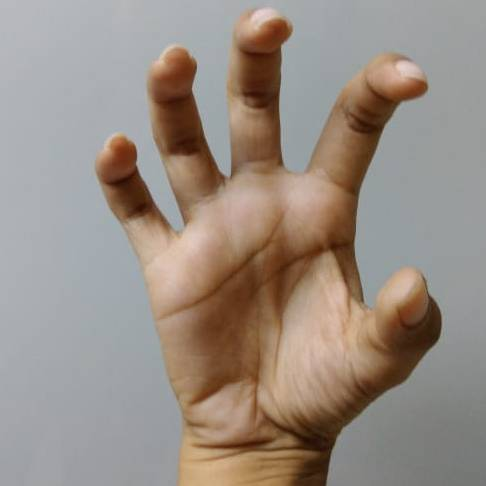
#> input picture images/claw2.jpg, 486 x 486 px
$ python -i main.py   (imports and definitions only)
#> lines starting #> are read from the running program, lines starting #| are printed output that depends on the picture
#> further down, picture is the input picture: shape (486, 486, 3); mean B, G, R 132.5, 141.5, 153.1
import pickle
from glob import glob
from skimage.feature import hog
import cv2
import imutils
import numpy as np
import os.path
from scipy.spatial import distance
from sklearn.neighbors import KNeighborsClassifier


shape = None
back_photos = []
background = None
handcascade = cv2.CascadeClassifier('./haarcascades/palm_v4.xml')
headcascade = cv2.CascadeClassifier('./haarcascades/face.xml')
backSub = cv2.createBackgroundSubtractorKNN(history=500, dist2Threshold=30)
font = cv2.FONT_HERSHEY_SIMPLEX
fontScale = 1
fontColor = (0, 255, 0)
lineType = 4
hand_image = np.zeros((80, 80), np.uint8)
data = None


# [32 lines left out: functions preprocessing, get_feature_vector, not called in this run]


def nothing(pos):
    pass


# [11 lines left out: function get_background, not called in this run]


def remove_concomponent(img, min_value):
    shape = (len(img), len(img[0]))
    img2 = np.zeros(shape)

    nb_components, output, stats, _ = cv2.connectedComponentsWithStats(img, connectivity=8)
    sizes = stats[1:, -1]
    nb_components = nb_components - 1

    for i in range(0, nb_components):
        if sizes[i] >= min_value:
            img2[output == i + 1] = 255

    return img2.astype(np.uint8)


def define_mask(img):
    pass


# [10 lines left out: function take_a_pic, not called in this run]


def camera_module(original):
    ymin = cv2.getTrackbarPos('Ymin', 'YRB_calib')
    ymax = cv2.getTrackbarPos('Ymax', 'YRB_calib')
    crmin = cv2.getTrackbarPos('CRmin', 'YRB_calib')
    crmax = cv2.getTrackbarPos('CRmax', 'YRB_calib')
    cbmin = cv2.getTrackbarPos('CBmin', 'YRB_calib')
    cbmax = cv2.getTrackbarPos('CBmax', 'YRB_calib')
    wsize_open = cv2.getTrackbarPos('OpenSize', 'Windows sizes')
    wsize_gaussian = cv2.getTrackbarPos('Gaussian', 'Windows sizes') + 1
    wsize_gaussian = wsize_gaussian if wsize_gaussian % 2 == 1 else wsize_gaussian + 1
    min_value = cv2.getTrackbarPos('Connected', 'Windows sizes')

    kernel = np.ones((wsize_open, wsize_open), np.uint8)
    print(ymin, ymax, crmin, crmax, cbmin, cbmax)

    # ----------------------- rgb to ycrcb -------------------------------
    image = cv2.cvtColor(original, cv2.COLOR_BGR2YCR_CB)
#> image: shape (486, 486, 3); mean of channels 0, 1, 2 144, 134.5, 121.6

    # ------------------------ remove face -------------------------------
    image_gray = cv2.cvtColor(original, cv2.COLOR_BGR2GRAY)
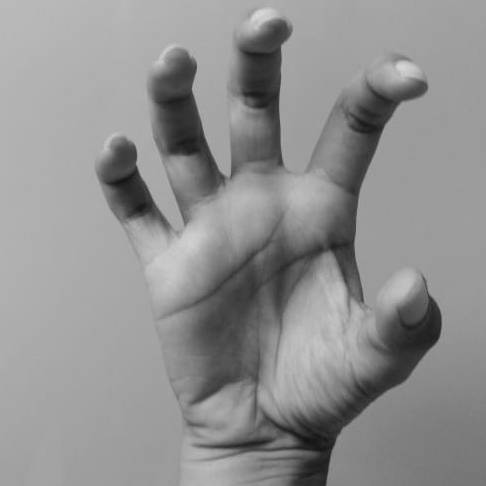
#> image_gray: shape (486, 486); min 17, max 221, mean 144
    faces = headcascade.detectMultiScale(image_gray, 1.3, 5)
#> faces = ()

    # -------------------------- background ------------------------------
    # mask = get_background(image)
    # print(mask.shape)

    # ------------------- splitting into 3 channels ----------------------
    y, cr, cb = cv2.split(image)
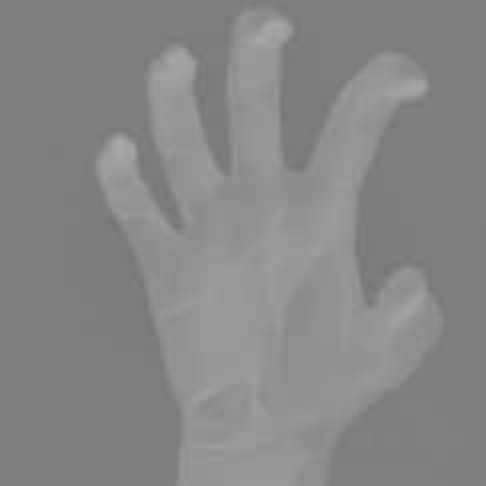
#> cr: shape (486, 486); min 117, max 171, mean 134.5
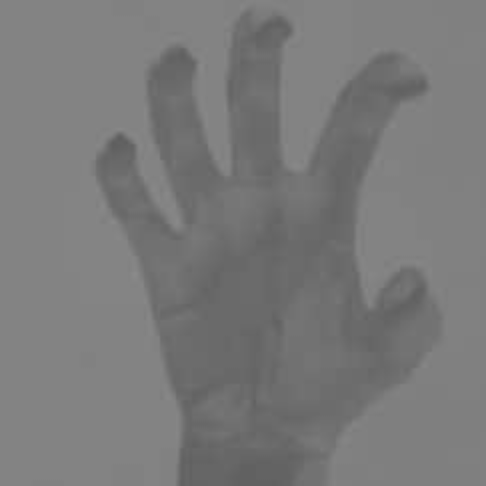
#> cb: shape (486, 486); min 94, max 138, mean 121.6

    # ------------------------- binarization -----------------------------
    _, y = cv2.threshold(y, ymin, ymax, cv2.THRESH_BINARY)
#> y: shape (486, 486); every value is 0
    _, cr = cv2.threshold(cr, crmin, crmax, cv2.THRESH_BINARY)
    _, cb = cv2.threshold(cb, cbmin, cbmax, cv2.THRESH_BINARY)

    # ------------------------- morphology -------------------------------
    y = cv2.morphologyEx(y, cv2.MORPH_OPEN, kernel)
    cr = cv2.morphologyEx(cr, cv2.MORPH_OPEN, kernel)
    cb = cv2.morphologyEx(cb, cv2.MORPH_OPEN, kernel)

    # ---------------------------  merge ---------------------------------
    img = y + cr + cb
    _, img = cv2.threshold(img, 100, 255, cv2.THRESH_BINARY)

    mask = backSub.apply(image)
#> mask: shape (486, 486); every value is 255
    img = cv2.bitwise_and(mask, img)
    img = cv2.medianBlur(img, wsize_gaussian)
    img = remove_concomponent(img=img, min_value=min_value)
#> in remove_concomponent, `shape = (len(img), len(img[0]))`: shape = (486, 486)
#> in remove_concomponent, `nb_components, output, stats, _ = cv2.connectedComponentsWithStats(img..`: output: shape (486, 486) int32; every value is 0
#> in remove_concomponent, `nb_components, output, stats, _ = cv2.connectedComponentsWithStats(img..`: nb_components = 1; stats = [[0, 0, 486, 486, 236196]]
#> in remove_concomponent, `sizes = stats[1:, -1]`: sizes = empty array
#> in remove_concomponent, `nb_components = nb_components - 1`: nb_components = 0
#> after the loop in remove_concomponent, `for i in range(0, nb_components):`: img2: shape (486, 486) float64; every value is 0

    # ------------------------- removing face ---------------------------
    marge = 30
    for (x, y, w, h) in faces:
        cv2.rectangle(img, (x - marge, y - h + marge), (x + marge + w, y + marge + h), (0, 0, 0), -1)
#> this loop made 0 passes

    # -------------------------- detect hands ---------------------------
    # hands = handcascade.detectMultiScale(img, 1.1, 1)
    # for (x, y, w, h) in hands:
    #     # cv2.rectangle(img, (x, y), (x + w, y + h), (255, 0, 0), 2)
    #     cv2.rectangle(original, (x, y), (x + w, y + h), (255, 0, 0), 2)

    return img


# [99 lines left out: functions detection_module, classification_module, main, not called in this run]


# [2 lines not run here, left out]

>>> import cv2
>>> picture = cv2.imread('images/claw2.jpg')
>>> result = camera_module(picture)

$ run again, on images/claw6.jpg
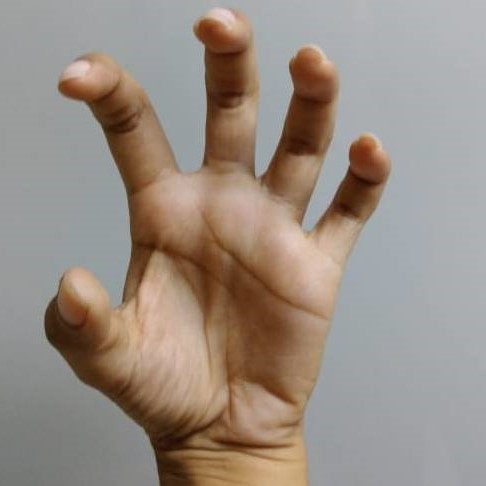
#> input picture images/claw6.jpg, 486 x 486 px
#> picture is the input picture: shape (486, 486, 3); mean B, G, R 132.4, 141.6, 153.1
#> image: shape (486, 486, 3); mean of channels 0, 1, 2 144, 134.5, 121.4
#> in camera_module, `image_gray = cv2.cvtColor(original, cv2.COLOR_BGR2GRAY)`:
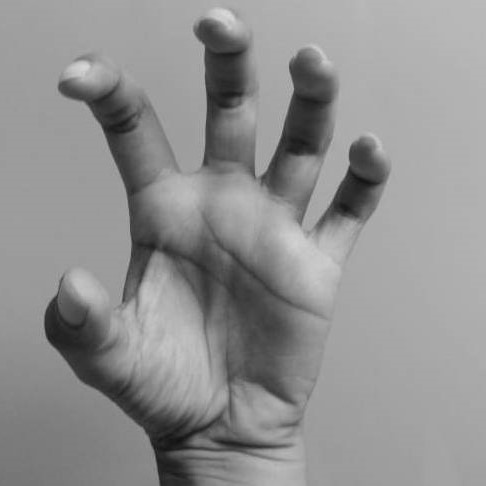
#> image_gray: shape (486, 486); min 16, max 219, mean 144
#> faces = ()
#> in camera_module, `y, cr, cb = cv2.split(image)`:
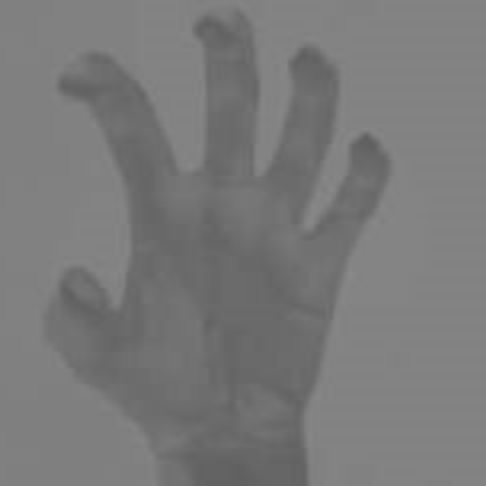
#> cb: shape (486, 486); min 95, max 138, mean 121.4
#> y: shape (486, 486); every value is 0
#> mask: shape (486, 486); every value is 255
#> shape = (486, 486)
#> output: shape (486, 486) int32; every value is 0
#> in remove_concomponent, `nb_components, output, stats, _ = cv2.connectedComponentsWithStats(img..`: nb_components = 1; stats = [[0, 0, 486, 486, 236196]]
#> sizes = empty array
#> in remove_concomponent, `nb_components = nb_components - 1`: nb_components = 0

$ run again, on images/claw7.jpg
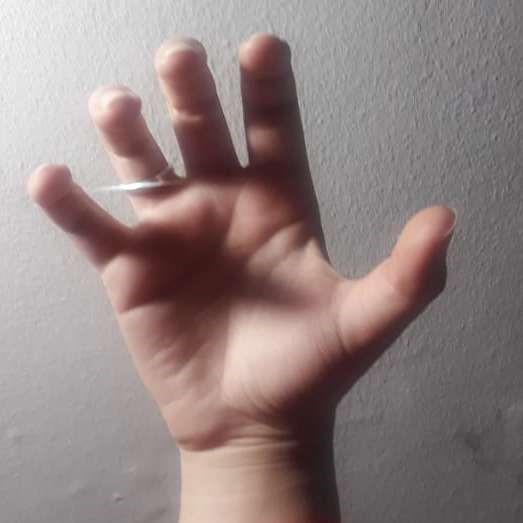
#> input picture images/claw7.jpg, 523 x 523 px
#> picture is the input picture: shape (523, 523, 3); mean B, G, R 129, 130.5, 145.8
#> image: shape (523, 523, 3); mean of channels 0, 1, 2 134.8, 135.8, 124.7
#> in camera_module, `image_gray = cv2.cvtColor(original, cv2.COLOR_BGR2GRAY)`:
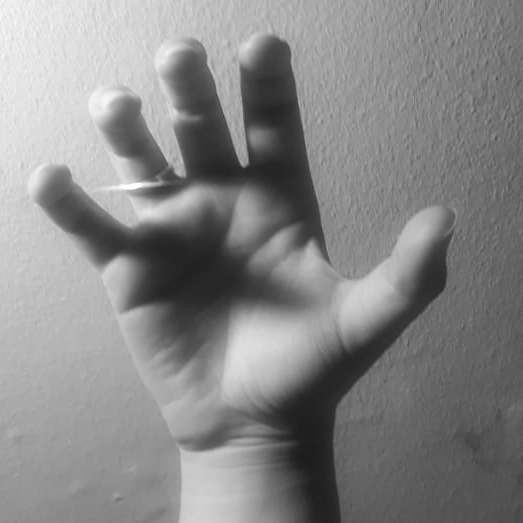
#> image_gray: shape (523, 523); min 27, max 255, mean 134.8
#> faces = ()
#> in camera_module, `y, cr, cb = cv2.split(image)`:
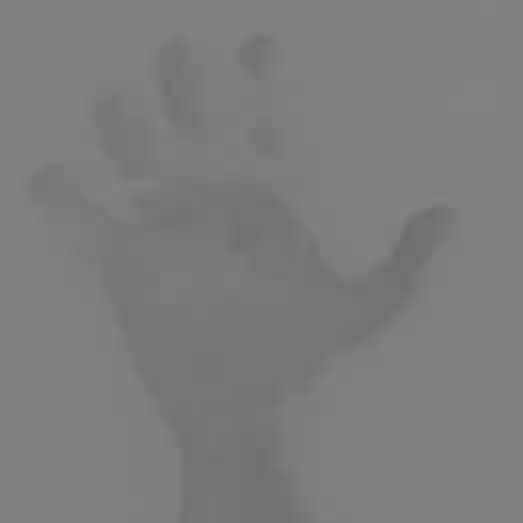
#> cb: shape (523, 523); min 108, max 132, mean 124.7
#> y: shape (523, 523); every value is 0
#> mask: shape (523, 523); every value is 255
#> shape = (523, 523)
#> output: shape (523, 523) int32; every value is 0
#> in remove_concomponent, `nb_components, output, stats, _ = cv2.connectedComponentsWithStats(img..`: nb_components = 1; stats = [[0, 0, 523, 523, 273529]]
#> sizes = empty array
#> in remove_concomponent, `nb_components = nb_components - 1`: nb_components = 0

$ run again, on images/claw8.jpg
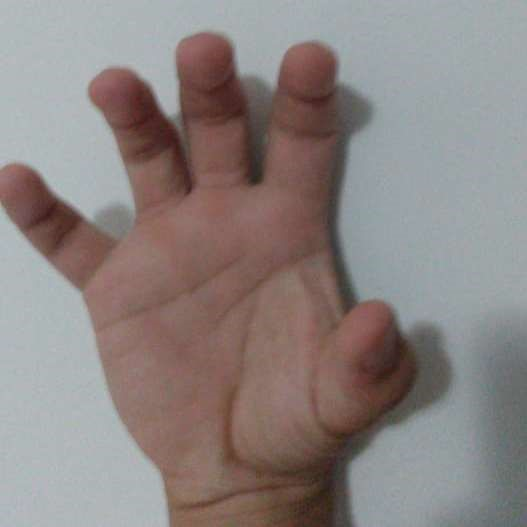
#> input picture images/claw8.jpg, 527 x 527 px
#> picture is the input picture: shape (527, 527, 3); mean B, G, R 129.5, 131.5, 140.4
#> image: shape (527, 527, 3); mean of channels 0, 1, 2 133.9, 132.6, 125.4
#> in camera_module, `image_gray = cv2.cvtColor(original, cv2.COLOR_BGR2GRAY)`:
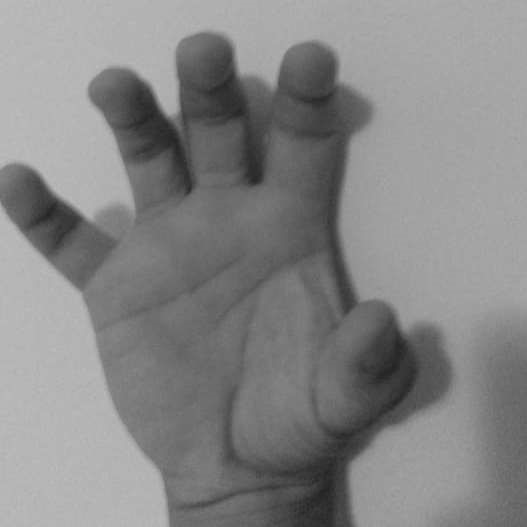
#> image_gray: shape (527, 527); min 34, max 189, mean 133.9
#> faces = ()
#> in camera_module, `y, cr, cb = cv2.split(image)`:
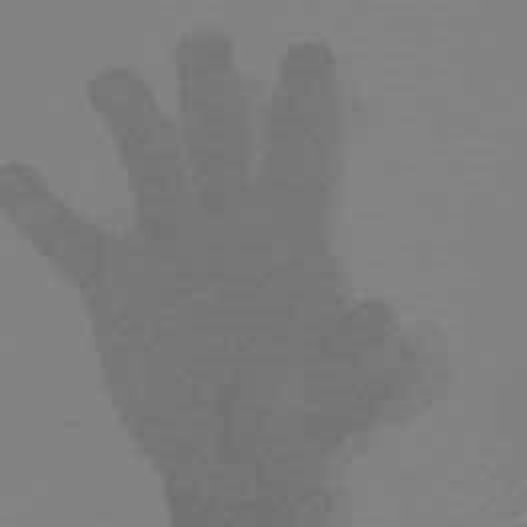
#> cb: shape (527, 527); min 109, max 137, mean 125.4
#> y: shape (527, 527); every value is 0
#> mask: shape (527, 527); every value is 255
#> shape = (527, 527)
#> output: shape (527, 527) int32; every value is 0
#> in remove_concomponent, `nb_components, output, stats, _ = cv2.connectedComponentsWithStats(img..`: nb_components = 1; stats = [[0, 0, 527, 527, 277729]]
#> sizes = empty array
#> in remove_concomponent, `nb_components = nb_components - 1`: nb_components = 0
